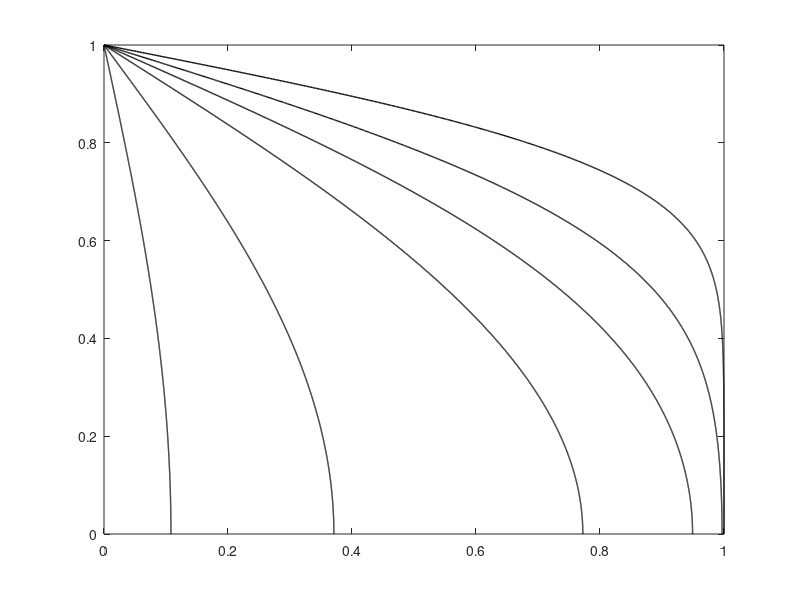

Reproduce this figure in MATLAB.
function[x,AS] = as_consolidation()
% Aangepaste code van Miriam

Ec = 2.5E9; %1E7; %5E9;
rw = 1E3;
rs = 2600; %(1/0.6)*1.6E3;
n = 0.4;
%rsat = (1-n)*rs + n*rw;
k = 1E-5;
g = 10;
Kw = 2E9; %3E8;
H = 1;
J = 1/800;

% plot analytical solution
cv = k / (rw * g * (1/Ec + n/Kw)); 
T = [0.02, 0.05, 0.1,0.2,0.5,1];
x = (0:J/2:H+0.00000001)';
K = 50001;
AS = 0*x*T;
for j = 1:K
    for i = 1:length(T)
    AS(:,i) = AS(:,i) + 4/pi * (-1)^(j-1)/(2*j-1) * cos((2*j-1) * pi/2 * (x) / H) * exp(-(2*j-1)^2 * pi^2/4 * T(i));
    end
end
figure(5)
for i = 1:length(T)
    plot(AS(:,i),x,'-k','LineWidth',1)
    hold on
end
